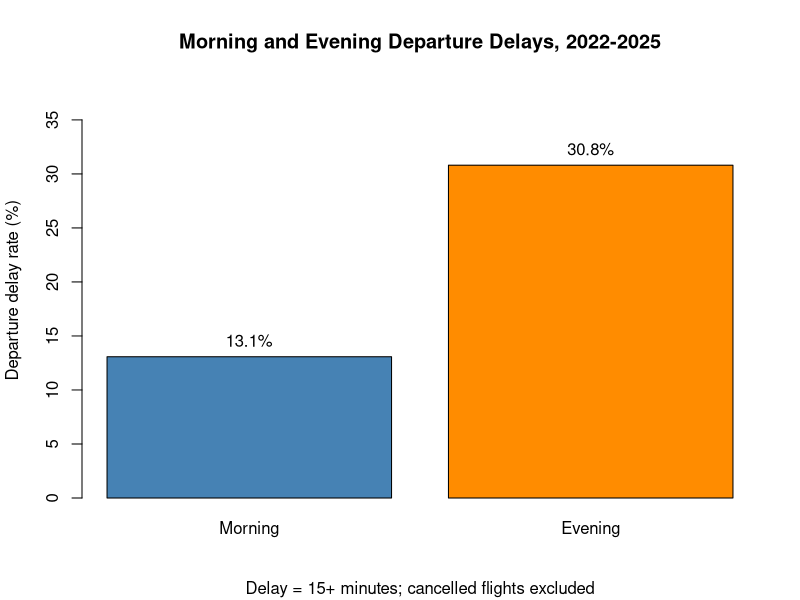
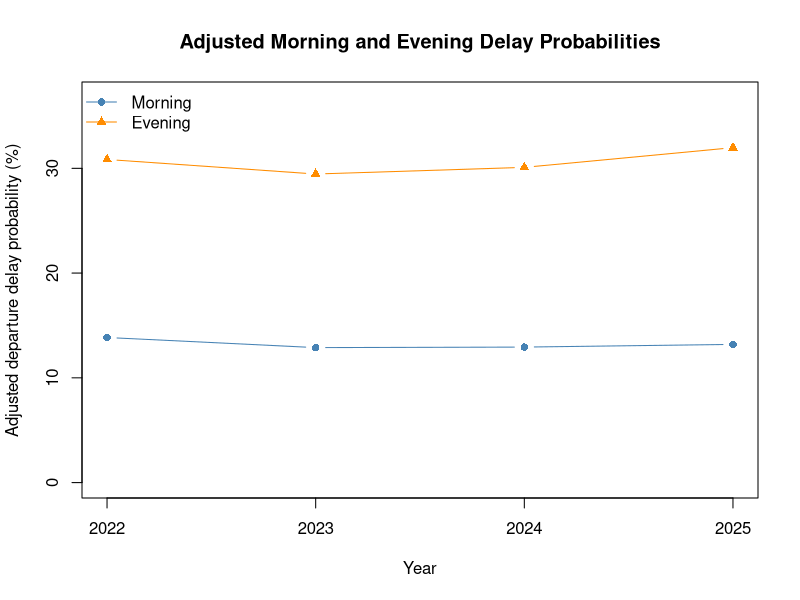
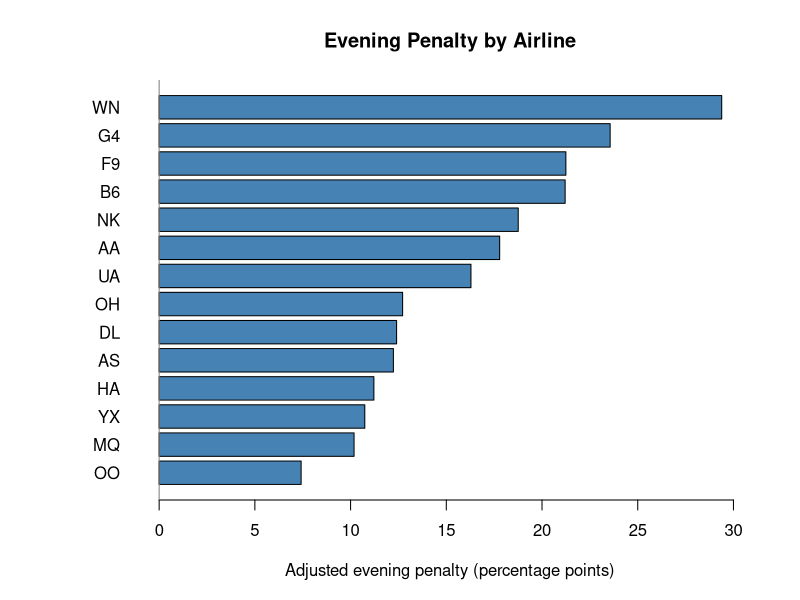
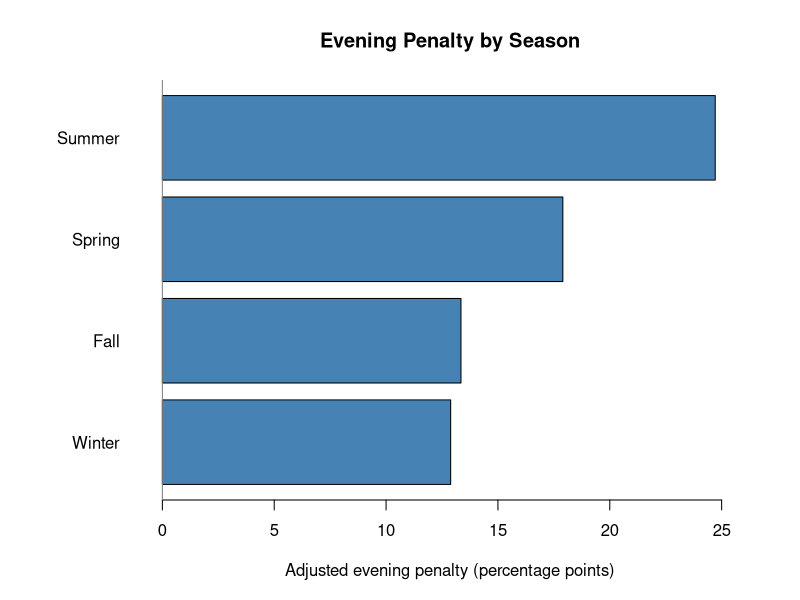
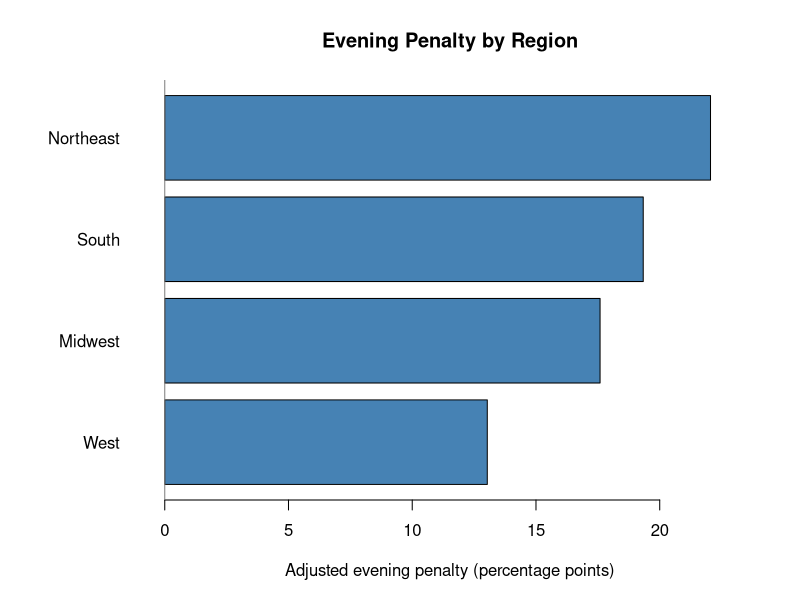

R code for these plots, in order:
# STAT 405 Group 6: Judy
# Run from the repository root:
# Rscript judy_statistical_analysis/analysis.R

# Read Member 1's grouped data
flights <- read.csv(
  "summary-2022-2025.csv",
  stringsAsFactors = FALSE
)

dir.create(
  "judy_statistical_analysis/results",
  recursive = TRUE,
  showWarnings = FALSE
)

# Check the required columns
required <- c(
  "Year", "Airline", "Season", "Region", "TimeOfDay",
  "TotalFlights", "DelayedFlights", "DelayRate"
)

stopifnot(all(required %in% names(flights)))
stopifnot(nrow(flights) > 0)
stopifnot(!anyNA(flights[required]))

# Check counts and grouping keys
stopifnot(
  all(flights$TotalFlights > 0),
  all(flights$TotalFlights == floor(flights$TotalFlights)),
  all(flights$DelayedFlights >= 0),
  all(flights$DelayedFlights == floor(flights$DelayedFlights)),
  all(flights$DelayedFlights <= flights$TotalFlights),
  all(flights$TimeOfDay %in% c("Morning", "Evening"))
)

keys <- c("Year", "Airline", "Season", "Region", "TimeOfDay")
stopifnot(!anyDuplicated(flights[keys]))

rate_error <- max(abs(
  flights$DelayRate -
    flights$DelayedFlights / flights$TotalFlights
))
stopifnot(rate_error < 1e-10)

cat("Data checks passed.\n")
cat("Number of groups:", nrow(flights), "\n")
cat("Included flights:", sum(flights$TotalFlights), "\n\n")

# Sum counts first, then calculate overall delay rates
overall <- aggregate(
  cbind(TotalFlights, DelayedFlights) ~ TimeOfDay,
  data = flights,
  FUN = sum
)

overall <- overall[
  match(c("Morning", "Evening"), overall$TimeOfDay),
]
rownames(overall) <- NULL

overall$DelayRate <-
  overall$DelayedFlights / overall$TotalFlights

overall$DelayPercent <- 100 * overall$DelayRate

cat("Overall departure-delay rates:\n")
print(overall, row.names = FALSE)

# Evening penalty: percentage-point difference
penalty_pp <- overall$DelayPercent[2] -
  overall$DelayPercent[1]

cat(sprintf(
  "\nEvening penalty: %.2f percentage points\n",
  penalty_pp
))

# Save the table
write.csv(
  overall,
  "judy_statistical_analysis/results/overall_delay_rates.csv",
  row.names = FALSE
)

# Save a figure using base R
pdf(
  "judy_statistical_analysis/results/overall_delay_rates.pdf",
  width = 7,
  height = 5
)

positions <- barplot(
  overall$DelayPercent,
  names.arg = overall$TimeOfDay,
  col = c("steelblue", "darkorange"),
  ylim = c(0, max(overall$DelayPercent) * 1.25),
  ylab = "Departure delay rate (%)",
  main = "Morning and Evening Departure Delays, 2022-2025",
  sub = "Delay = 15+ minutes; cancelled flights excluded"
)

text(
  x = positions,
  y = overall$DelayPercent,
  labels = sprintf("%.1f%%", overall$DelayPercent),
  pos = 3
)

dev.off()

flights$TimeOfDay <- factor(
  flights$TimeOfDay,
  levels = c("Morning", "Evening")
)
flights$Airline <- factor(flights$Airline)
flights$Season <- factor(
  flights$Season,
  levels = c("Spring", "Summer", "Fall", "Winter")
)
flights$Region <- factor(
  flights$Region,
  levels = c("Midwest", "Northeast", "South", "West")
)
flights$Year <- factor(flights$Year)

flights$NotDelayedFlights <-
  flights$TotalFlights - flights$DelayedFlights

model_main <- glm(
  cbind(DelayedFlights, NotDelayedFlights) ~
    TimeOfDay + Airline + Season + Region + Year,
  family = binomial,
  data = flights
)

print(summary(model_main))
cat("\nConverged:", model_main$converged, "\n")
cat("Aliased coefficients:", sum(is.na(coef(model_main))), "\n")

evening_or <- exp(coef(model_main)["TimeOfDayEvening"])
cat("Adjusted evening/morning odds ratio:", evening_or, "\n")

dispersion <- sum(
  residuals(model_main, type = "pearson")^2
) / df.residual(model_main)

cat("Pearson dispersion:", dispersion, "\n")

capture.output(
  summary(model_main),
  cat("\nConverged:", model_main$converged, "\n"),
  cat("Pearson dispersion:", dispersion, "\n"),
  file = "judy_statistical_analysis/results/main_model_summary.txt"
)

coefficients <- as.data.frame(coef(summary(model_main)))
coefficients$Term <- rownames(coefficients)
rownames(coefficients) <- NULL
coefficients$OddsRatio <- exp(coefficients$Estimate)

write.csv(
  coefficients,
  "judy_statistical_analysis/results/main_model_coefficients.csv",
  row.names = FALSE
)

model_main_quasi <- update(
  model_main,
  family = quasibinomial
)

model_interaction <- glm(
  cbind(DelayedFlights, NotDelayedFlights) ~
    TimeOfDay * (Airline + Season + Region) + Year,
  family = quasibinomial,
  data = flights
)

comparison <- anova(
  model_main_quasi,
  model_interaction,
  test = "F"
)

interaction_tests <- drop1(
  model_interaction,
  test = "F"
)

dispersion_interaction <- sum(
  residuals(model_interaction, type = "pearson")^2
) / df.residual(model_interaction)

cat("\nInteraction model converged:",
    model_interaction$converged, "\n")
cat("Aliased coefficients:",
    sum(is.na(coef(model_interaction))), "\n")
cat("Pearson dispersion:",
    dispersion_interaction, "\n")

print(comparison)
print(interaction_tests)

capture.output(
  summary(model_interaction),
  comparison,
  interaction_tests,
  file = paste0(
    "judy_statistical_analysis/results/",
    "interaction_model_summary.txt"
  )
)

write.csv(
  as.data.frame(interaction_tests),
  paste0(
    "judy_statistical_analysis/results/",
    "interaction_tests.csv"
  ),
  row.names = TRUE
)

model_year <- update(
  model_interaction,
  . ~ . + TimeOfDay:Year
)

year_test <- anova(
  model_interaction,
  model_year,
  test = "F"
)

cat("\nYear interaction model converged:",
    model_year$converged, "\n")
cat("Aliased coefficients:",
    sum(is.na(coef(model_year))), "\n")

print(year_test)

capture.output(
  summary(model_year),
  year_test,
  file = "judy_statistical_analysis/results/year_interaction_summary.txt"
)

write.csv(
  as.data.frame(year_test),
  "judy_statistical_analysis/results/year_interaction_test.csv",
  row.names = FALSE
)

coverage <- with(flights, table(Airline, Year))
common_airlines <- rownames(coverage)[
  rowSums(coverage > 0) == ncol(coverage)
]

reference <- flights[
  flights$Airline %in% common_airlines,
]

reference <- aggregate(
  TotalFlights ~ Airline + Season + Region,
  data = reference,
  FUN = sum
)

weights <- reference$TotalFlights /
  sum(reference$TotalFlights)

adjusted <- expand.grid(
  Year = levels(flights$Year),
  TimeOfDay = levels(flights$TimeOfDay),
  stringsAsFactors = FALSE
)

adjusted$AdjustedDelayPercent <- NA_real_

for (i in seq_len(nrow(adjusted))) {
  newdata <- reference

  newdata$Year <- factor(
    rep(adjusted$Year[i], nrow(newdata)),
    levels = levels(flights$Year)
  )

  newdata$TimeOfDay <- factor(
    rep(adjusted$TimeOfDay[i], nrow(newdata)),
    levels = levels(flights$TimeOfDay)
  )

  probabilities <- predict(
    model_year,
    newdata = newdata,
    type = "response"
  )

  adjusted$AdjustedDelayPercent[i] <-
    100 * sum(weights * probabilities)
}

penalties <- reshape(
  adjusted,
  idvar = "Year",
  timevar = "TimeOfDay",
  direction = "wide"
)

names(penalties) <- c(
  "Year", "MorningPercent", "EveningPercent"
)

penalties$EveningPenaltyPP <-
  penalties$EveningPercent - penalties$MorningPercent

cat("\nCommon airlines:\n")
print(common_airlines)

cat("\nAdjusted probabilities and evening penalties:\n")
print(penalties, row.names = FALSE, digits = 4)

write.csv(
  adjusted,
  "judy_statistical_analysis/results/adjusted_probabilities_by_year.csv",
  row.names = FALSE
)

write.csv(
  penalties,
  "judy_statistical_analysis/results/adjusted_evening_penalty_by_year.csv",
  row.names = FALSE
)

pdf(
  "judy_statistical_analysis/results/adjusted_probabilities_by_year.pdf",
  width = 7,
  height = 5
)

plot(
  as.numeric(as.character(penalties$Year)),
  penalties$MorningPercent,
  type = "b",
  pch = 16,
  col = "steelblue",
  ylim = c(
    0,
    max(penalties$MorningPercent,
        penalties$EveningPercent) * 1.15
  ),
  xaxt = "n",
  xlab = "Year",
  ylab = "Adjusted departure delay probability (%)",
  main = "Adjusted Morning and Evening Delay Probabilities"
)

axis(
  1,
  at = as.numeric(as.character(penalties$Year)),
  labels = penalties$Year
)

lines(
  as.numeric(as.character(penalties$Year)),
  penalties$EveningPercent,
  type = "b",
  pch = 17,
  col = "darkorange"
)

legend(
  "topleft",
  legend = c("Morning", "Evening"),
  col = c("steelblue", "darkorange"),
  pch = c(16, 17),
  lty = 1,
  bty = "n"
)

dev.off()

flights_common <- droplevels(
  flights[flights$Airline %in% common_airlines, ]
)

model_common <- update(
  model_year,
  data = flights_common
)

model_common_no_year_interaction <- update(
  model_common,
  . ~ . - TimeOfDay:Year
)

common_year_test <- anova(
  model_common_no_year_interaction,
  model_common,
  test = "F"
)

penalties_common <- penalties

for (i in seq_len(nrow(adjusted))) {
  newdata <- reference

  newdata$Year <- factor(
    rep(adjusted$Year[i], nrow(newdata)),
    levels = levels(flights$Year)
  )

  newdata$TimeOfDay <- factor(
    rep(adjusted$TimeOfDay[i], nrow(newdata)),
    levels = levels(flights$TimeOfDay)
  )

  probability <- 100 * sum(
    weights * predict(
      model_common,
      newdata = newdata,
      type = "response"
    )
  )

  column <- paste0(adjusted$TimeOfDay[i], "Percent")
  row <- match(adjusted$Year[i], penalties_common$Year)
  penalties_common[row, column] <- probability
}

penalties_common$EveningPenaltyPP <-
  penalties_common$EveningPercent -
  penalties_common$MorningPercent

cat("\nCommon-airline model converged:",
    model_common$converged, "\n")
cat("Aliased coefficients:",
    sum(is.na(coef(model_common))), "\n")

print(common_year_test)
print(penalties_common, row.names = FALSE, digits = 4)

write.csv(
  penalties_common,
  "judy_statistical_analysis/results/common_airline_year_comparison.csv",
  row.names = FALSE
)

capture.output(
  summary(model_common),
  common_year_test,
  penalties_common,
  file = "judy_statistical_analysis/results/common_airline_model_summary.txt"
)

adjusted_comparison <- function(variable, values) {
  output <- data.frame()

  for (value in values) {
    probabilities <- numeric(2)

    for (j in seq_along(levels(flights$TimeOfDay))) {
      newdata <- flights_common

      newdata[[variable]] <- factor(
        rep(value, nrow(newdata)),
        levels = levels(flights[[variable]])
      )

      newdata$TimeOfDay <- factor(
        rep(levels(flights$TimeOfDay)[j], nrow(newdata)),
        levels = levels(flights$TimeOfDay)
      )

      probabilities[j] <- 100 * weighted.mean(
        predict(model_year, newdata = newdata, type = "response"),
        w = flights_common$TotalFlights
      )
    }

    output <- rbind(
      output,
      data.frame(
        Group = value,
        MorningPercent = probabilities[1],
        EveningPercent = probabilities[2],
        EveningPenaltyPP = probabilities[2] - probabilities[1]
      )
    )
  }

  output
}

comparisons <- list(
  Airline = adjusted_comparison("Airline", common_airlines),
  Season = adjusted_comparison(
    "Season", levels(flights$Season)
  ),
  Region = adjusted_comparison(
    "Region", levels(flights$Region)
  )
)

for (variable in names(comparisons)) {
  result <- comparisons[[variable]]

  cat("\nAdjusted comparison:", variable, "\n")
  print(result, row.names = FALSE, digits = 4)

  write.csv(
    result,
    paste0(
      "judy_statistical_analysis/results/adjusted_",
      tolower(variable), "_comparison.csv"
    ),
    row.names = FALSE
  )

  display <- result[
    order(result$EveningPenaltyPP),
  ]

  pdf(
    paste0(
      "judy_statistical_analysis/results/adjusted_",
      tolower(variable), "_penalty.pdf"
    ),
    width = 8,
    height = if (variable == "Airline") 7 else 5
  )

  par(mar = c(5, 7, 4, 2))

  barplot(
    display$EveningPenaltyPP,
    names.arg = display$Group,
    horiz = TRUE,
    las = 1,
    col = "steelblue",
    xlim = range(c(0, display$EveningPenaltyPP)) +
      c(-1, 2),
    xlab = "Adjusted evening penalty (percentage points)",
    main = paste("Evening Penalty by", variable)
  )

  abline(v = 0, col = "gray50")
  dev.off()
}

final_dispersion <- sum(
  residuals(model_year, type = "pearson")^2
) / df.residual(model_year)

diagnostics <- data.frame(
  Model = "Quasibinomial with time-of-day interactions",
  Groups = nobs(model_year),
  Converged = model_year$converged,
  AliasedCoefficients = sum(is.na(coef(model_year))),
  PearsonDispersion = final_dispersion
)

final_coefficients <- data.frame(
  Term = rownames(coef(summary(model_year))),
  coef(summary(model_year)),
  row.names = NULL,
  check.names = FALSE
)

final_coefficients$OddsRatio <-
  exp(final_coefficients$Estimate)

final_tests <- drop1(model_year, test = "F")

write.csv(
  diagnostics,
  "judy_statistical_analysis/results/final_model_diagnostics.csv",
  row.names = FALSE
)

write.csv(
  final_coefficients,
  "judy_statistical_analysis/results/final_model_coefficients.csv",
  row.names = FALSE
)

write.csv(
  as.data.frame(final_tests),
  "judy_statistical_analysis/results/final_model_tests.csv",
  row.names = TRUE
)

capture.output(
  summary(model_year),
  diagnostics,
  final_tests,
  file = "judy_statistical_analysis/results/final_model_summary.txt"
)

cat("\nFinal model diagnostics:\n")
print(diagnostics, row.names = FALSE)
print(final_tests)
